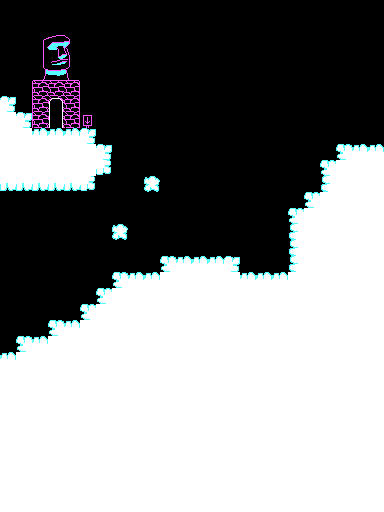

Rendered tile map (Tiled .tmx) drawn with the repository's tilesets; below, a short description and the full map source, tile grids included:
An orthogonal 24x32 tile map with 16x16 px tiles, 1 tile layer (Tile Layer 1).

<map version="1.2" tiledversion="1.3.4" orientation="orthogonal" renderorder="right-down" width="24" height="32" tilewidth="16" tileheight="16" infinite="0" backgroundcolor="#000000" nextlayerid="2" nextobjectid="1">
 <editorsettings>
  <export target="heaven.lua" format="lua" />
 </editorsettings>
 <tileset firstgid="1" source="tileset.tsx" />
 <layer id="1" name="Tile Layer 1" width="24" height="32">
  <data encoding="csv">
0,0,0,0,0,0,0,0,0,0,0,0,0,0,0,0,0,0,0,0,0,0,0,0,
0,0,0,0,0,0,0,0,0,0,0,0,0,0,0,0,0,0,0,0,0,0,0,0,
0,0,705,706,707,0,0,0,0,0,0,0,0,0,0,0,0,0,0,0,0,0,0,0,
0,0,737,738,739,0,0,0,0,0,0,0,0,0,0,0,0,0,0,0,0,0,0,0,
0,0,769,770,771,0,0,0,0,0,0,0,0,0,0,0,0,0,0,0,0,0,0,0,
0,0,523,524,525,0,0,0,0,0,0,0,0,0,0,0,0,0,0,0,0,0,0,0,
18,0,555,514,557,0,0,0,0,0,0,0,0,0,0,0,0,0,0,0,0,0,0,0,
49,18,555,546,557,628,0,0,0,0,0,0,0,0,0,0,0,0,0,0,0,0,0,0,
49,49,17,17,17,18,0,0,0,0,0,0,0,0,0,0,0,0,0,0,0,0,0,0,
49,49,49,49,49,49,18,0,0,0,0,0,0,0,0,0,0,0,0,0,0,16,17,17,
49,49,49,49,49,49,82,0,0,0,0,0,0,0,0,0,0,0,0,0,16,49,49,49,
81,81,81,81,81,82,0,0,0,115,0,0,0,0,0,0,0,0,0,0,48,49,49,49,
0,0,0,0,0,0,0,0,0,0,0,0,0,0,0,0,0,0,0,16,49,49,49,49,
0,0,0,0,0,0,0,0,0,0,0,0,0,0,0,0,0,0,16,49,49,49,49,49,
0,0,0,0,0,0,0,115,0,0,0,0,0,0,0,0,0,0,48,49,49,49,49,49,
0,0,0,0,0,0,0,0,0,0,0,0,0,0,0,0,0,0,48,49,49,49,49,49,
0,0,0,0,0,0,0,0,0,0,16,17,17,17,18,0,0,0,48,49,49,49,49,49,
0,0,0,0,0,0,0,16,17,17,49,49,49,49,49,17,17,17,49,49,49,49,49,49,
0,0,0,0,0,0,16,49,49,49,49,49,49,49,49,49,49,49,49,49,49,49,49,49,
0,0,0,0,0,16,49,49,49,49,49,49,49,49,49,49,49,49,49,49,49,49,49,49,
0,0,0,16,17,49,49,49,49,49,49,49,49,49,49,49,49,49,49,49,49,49,49,49,
0,16,17,49,49,49,49,49,49,49,49,49,49,49,49,49,49,49,49,49,49,49,49,49,
17,49,49,49,49,49,49,49,49,49,49,49,49,49,49,49,49,49,49,49,49,49,49,49,
49,49,49,49,49,49,49,49,49,49,49,49,49,49,49,49,49,49,49,49,49,49,49,49,
49,49,49,49,49,49,49,49,49,49,49,49,49,49,49,49,49,49,49,49,49,49,49,49,
49,49,49,49,49,49,49,49,49,49,49,49,49,49,49,49,49,49,49,49,49,49,49,49,
49,49,49,49,49,49,49,49,49,49,49,49,49,49,49,49,49,49,49,49,49,49,49,49,
49,49,49,49,49,49,49,49,49,49,49,49,49,49,49,49,49,49,49,49,49,49,49,49,
49,49,49,49,49,49,49,49,49,49,49,49,49,49,49,49,49,49,49,49,49,49,49,49,
49,49,49,49,49,49,49,49,49,49,49,49,49,49,49,49,49,49,49,49,49,49,49,49,
49,49,49,49,49,49,49,49,49,49,49,49,49,49,49,49,49,49,49,49,49,49,49,49,
49,49,49,49,49,49,49,49,49,49,49,49,49,49,49,49,49,49,49,49,49,49,49,49
</data>
 </layer>
</map>
